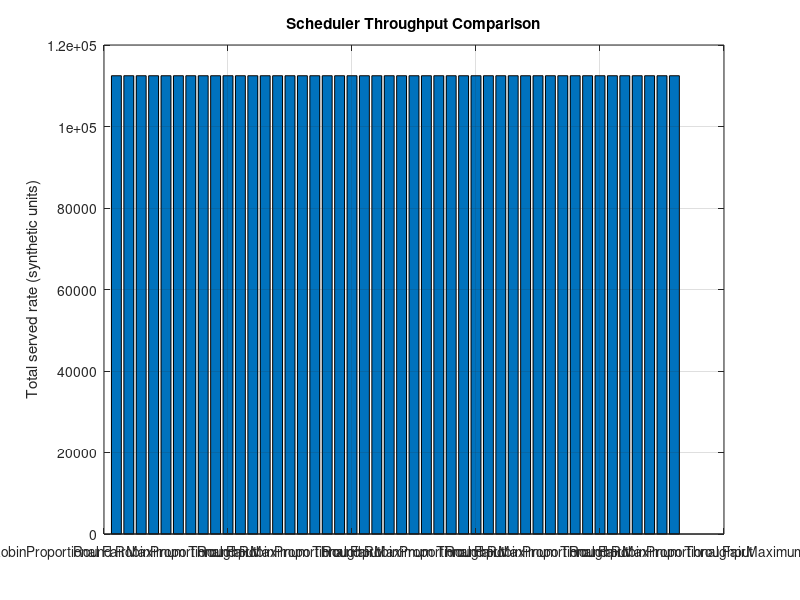
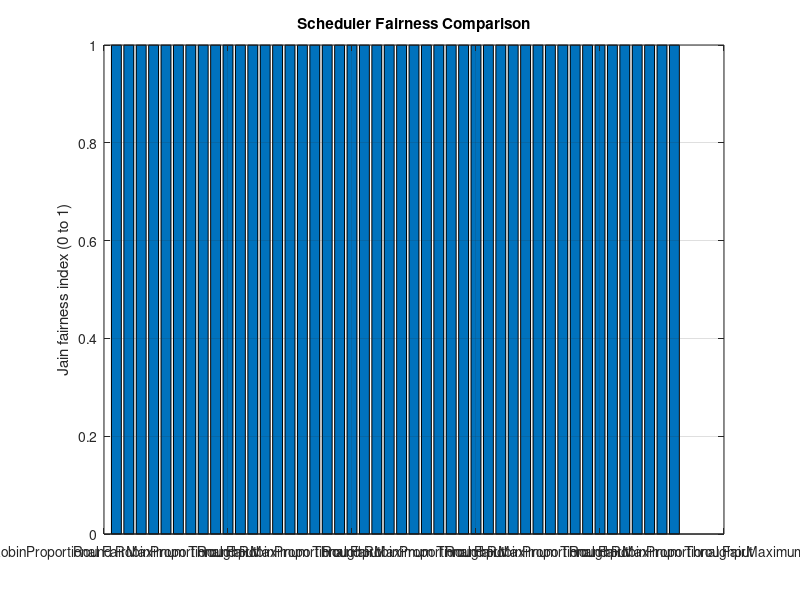

These figures' MATLAB source, in order:
% Simplified educational scheduler comparison.
% This is NOT a standards-compliant 5G NR simulator.
clear; clc; close all;
rng(7);

numUE = 8;
numRB = 50;
numSlots = 500;

% Each entry represents a simplified achievable rate for a UE on an RB.
% Values are synthetic and unitless for demonstrating scheduling logic.
channelRate = 0.5 + 4.5 * rand(numUE, numRB, numSlots);

algorithms = ["Round Robin", "Proportional Fair", "Maximum Throughput"];
totalServed = zeros(numUE, numel(algorithms));

for a = 1:numel(algorithms)
    served = zeros(numUE, 1);
    avgRate = ones(numUE, 1) * 1e-3;
    rrPointer = 1;

    for s = 1:numSlots
        rates = channelRate(:, :, s);
        for rb = 1:numRB
            switch algorithms(a)
                case "Round Robin"
                    ue = rrPointer;
                    rrPointer = rrPointer + 1;
                    if rrPointer > numUE, rrPointer = 1; end
                case "Proportional Fair"
                    score = rates(:, rb) ./ avgRate;
                    [~, ue] = max(score);
                otherwise % Maximum Throughput
                    [~, ue] = max(rates(:, rb));
            end
            amount = rates(ue, rb);
            served(ue) = served(ue) + amount;
            avgRate(ue) = 0.95 * avgRate(ue) + 0.05 * amount;
        end
    end

    totalServed(:, a) = served;
end

sumThroughput = sum(totalServed, 1);
fairness = zeros(1, numel(algorithms));
for a = 1:numel(algorithms)
    x = totalServed(:, a);
    fairness(a) = (sum(x)^2) / (numUE * sum(x.^2));
end

fprintf('Simplified model: %d UEs, %d RBs/slot, %d slots\n', numUE, numRB, numSlots);
for a = 1:numel(algorithms)
    fprintf('%-22s total served = %10.2f | Jain fairness = %.3f\n', ...
        algorithms(a), sumThroughput(a), fairness(a));
end

figure;
bar(sumThroughput);
set(gca, 'XTickLabel', algorithms);
ylabel('Total served rate (synthetic units)');
title('Scheduler Throughput Comparison');
grid on;

figure;
bar(fairness);
set(gca, 'XTickLabel', algorithms);
ylabel('Jain fairness index (0 to 1)');
title('Scheduler Fairness Comparison');
ylim([0 1]);
grid on;
